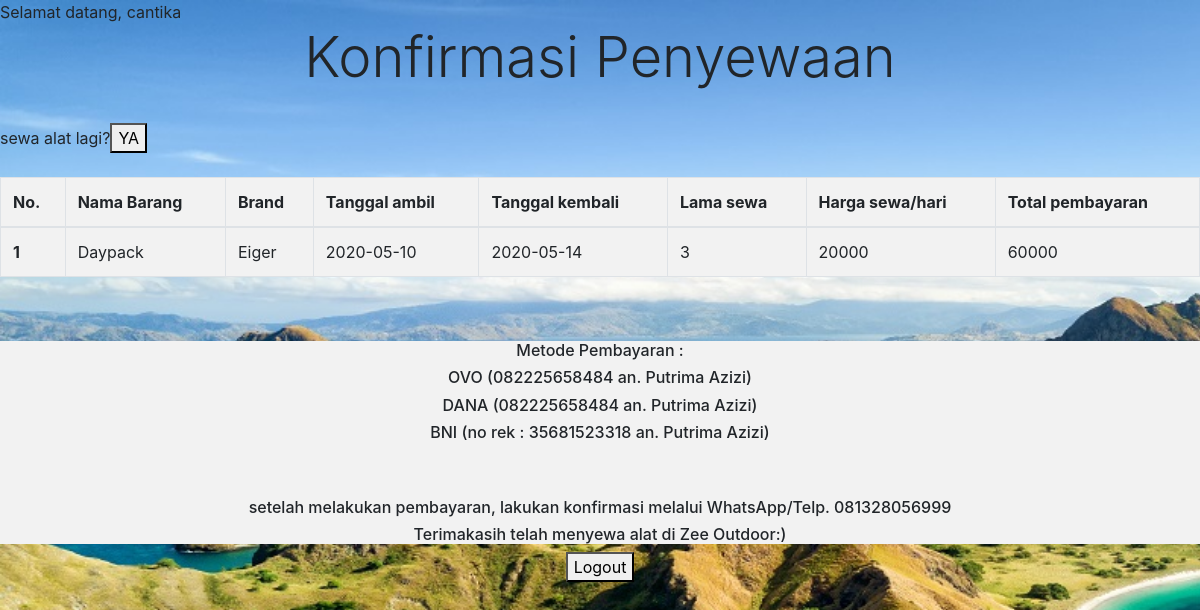
The app's page /nyewa2.php (signed in) with its own data.
### tables this page shows
CREATE TABLE `sewa` (
  `id_sewa` int(11) NOT NULL,
  `id` int(11) NOT NULL,
  `id_alat` int(11) NOT NULL,
  `nama_penyewa` varchar(50) NOT NULL,
  `alamat_penyewa` varchar(50) NOT NULL,
  `notelp_penyewa` varchar(15) NOT NULL,
  `nama_barang` varchar(25) NOT NULL,
  `brand` varchar(25) NOT NULL,
  `hargasewa_perhari` int(11) NOT NULL,
  `tgl_ambil` date NOT NULL,
  `tgl_kembali` date NOT NULL,
  `lama_sewa(hari)` int(11) NOT NULL,
  `total` int(11) NOT NULL
);

### functions.php (called while the page is built, shortened)
<?php
$conn = mysqli_connect("localhost","root","","projek2020");
function query($query){
    global $conn;
    $result =  mysqli_query($conn, $query);
    $rows = [];
    while($row = mysqli_fetch_assoc($result)){
        $rows[] = $row;
    }
    return $rows;
}
?>

### nyewa2.php (the view, shortened to what this page needs)
<?php
    $username = $_SESSION['username'];
    require 'functions.php';
    $sewa = query("SELECT * FROM sewa");
?>
<!DOCTYPE html>
<html>
<head>
    <link rel="stylesheet" href="https://stackpath.bootstrapcdn.com/bootstrap/4.4.1/css/bootstrap.min.css">
    <link rel="stylesheet" type="text/css" href="style.css">
</head>
<body>
    Selamat datang, <?php echo $username ?>
    <h1 class="display-4">Konfirmasi Penyewaan</h1>
    <br>sewa alat lagi?<a href="sewa2.php"><button>YA</button></a>
    <br><br>
    <table class="table table-bordered">
    <thead>
    <tr>
        <th>No.</th>
        <th>Nama Barang</th>
        <th>Brand</th>
        <th>Tanggal ambil</th>
        <th>Tanggal kembali</th>
        <th>Lama sewa</th>
        <th>Harga sewa/hari</th>
        <th>Total pembayaran</th>
    </tr>
    </thead>
    <tbody>
    <?php $i = 1; ?>
    <?php foreach($sewa as $row) : ?>
    <tr>
      <th scope="row"><?= $i; ?></th>
        <td><?= $row["nama_barang"]; ?></td>
        <td><?= $row["brand"]; ?></td>
        <td><?= $row["tgl_ambil"]; ?></td>
        <td><?= $row["tgl_kembali"]; ?></td>
        <td><?= $row["lama_sewa(hari)"]; ?></td>
        <td><?= $row["hargasewa_perhari"]; ?></td>
        <td><?= $row["total"]; ?></td>
    </tr>
    <?php $i++; ?>
    <?php endforeach; ?>
    </tbody>
    </table>
    <br><br>
    <div class="zee">
    <h6>Metode Pembayaran :<h6>
    <h6>OVO (082225658484 an. Putrima Azizi)</h6>
    <h6>DANA (082225658484 an. Putrima Azizi)</h6>
    <h6>BNI (no rek : 35681523318 an. Putrima Azizi)</h6>
    <br><br>
    <h6>setelah melakukan pembayaran, lakukan konfirmasi melalui WhatsApp/Telp. 081328056999</h6>
    <h6>Terimakasih telah menyewa alat di Zee Outdoor:)</h6>
    </div>
    <center><a href="logout.php"><button>Logout</button></a></center>
</body>
</html>

### style.css (style rules this page uses)
body { background : url('img/home.jpg'); background-size: 1550px; }
h1 { text-align: center; }
.zee { text-align: center; background-color: #f2f2f2; }

### nyewa2.php (style rules this page uses)
table { background-color: #f2f2f2; }
h1 { text-align: center; }

### records on screen
sewa: nama_barang "Daypack", brand "Eiger", tgl_ambil "2020-05-10", tgl_kembali "2020-05-14", value "3", hargasewa_perhari "20000", total "60000"

### other values on screen
$username "cantika"
